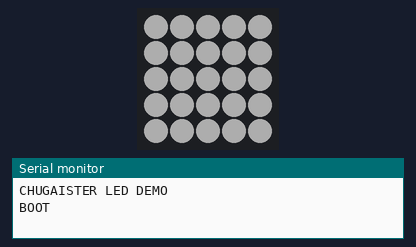
Recording of a sketch running on a simulated Arduino Uno, built with avr-gcc and run on an emulated ATmega328P. Parts: 5×5 RGB LED matrix (first LED top left, wired row by row), the last lines printed to the serial monitor. Dim RGB values are drawn brighter than linear.

Above: at 1.79 s.
At 21.9 s:
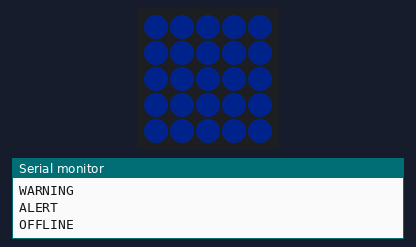
At 25.03 s:
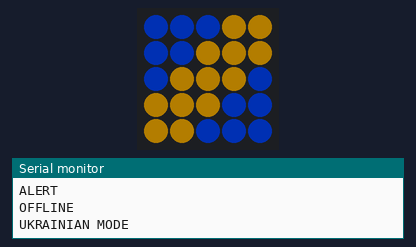
At 26.68 s:
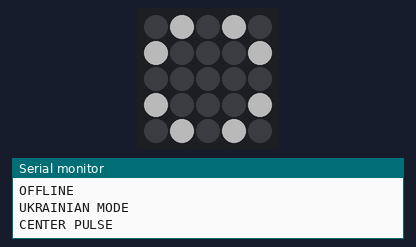
At 28.24 s:
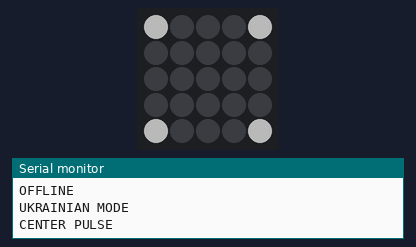
At 39.3 s:
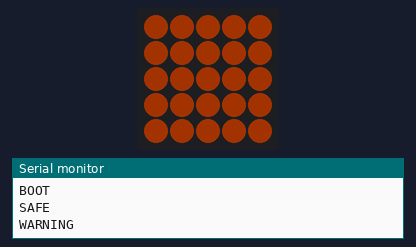

The sketch:

led_demo.ino
```cpp
#include <FastLED.h>

#define LED_PIN 18
#define NUM_LEDS 25
#define WIDTH 5
#define HEIGHT 5

CRGB leds[NUM_LEDS];

// Adjust if your matrix wiring is serpentine differently.
uint16_t XY(uint8_t x, uint8_t y) {
  if (y % 2 == 0) {
    return y * WIDTH + x;
  } else {
    return y * WIDTH + (WIDTH - 1 - x);
  }
}

void clearLeds() {
  fill_solid(leds, NUM_LEDS, CRGB::Black);
  FastLED.show();
}

void showColor(CRGB color, uint8_t brightness = 60) {
  FastLED.setBrightness(brightness);
  fill_solid(leds, NUM_LEDS, color);
  FastLED.show();
}

// 1. BOOT — pixels light one by one
void bootAnimation() {
  clearLeds();
  FastLED.setBrightness(50);

  for (int i = 0; i < NUM_LEDS; i++) {
    leds[i] = CRGB::White;
    FastLED.show();
    delay(45);
  }

  delay(300);

  for (int b = 50; b >= 0; b -= 2) {
    FastLED.setBrightness(b);
    FastLED.show();
    delay(20);
  }

  clearLeds();
}

// 2. SAFE — slow white breathing
void safeBreathing(uint32_t durationMs) {
  uint32_t start = millis();

  while (millis() - start < durationMs) {
    float phase = (millis() % 3000) / 3000.0;
    float wave = (sin(phase * TWO_PI - HALF_PI) + 1.0) / 2.0;

    uint8_t brightness = 12 + wave * 55;

    FastLED.setBrightness(brightness);
    fill_solid(leds, NUM_LEDS, CRGB::White);
    FastLED.show();

    delay(20);
  }
}

// 3. WARNING — amber sweep across the matrix
void warningSweep(uint8_t cycles) {
  FastLED.setBrightness(70);

  for (uint8_t c = 0; c < cycles; c++) {
    for (uint8_t x = 0; x < WIDTH; x++) {
      fill_solid(leds, NUM_LEDS, CRGB(20, 5, 0));

      for (uint8_t y = 0; y < HEIGHT; y++) {
        leds[XY(x, y)] = CRGB(255, 100, 0);
      }

      FastLED.show();
      delay(120);
    }

    for (int x = WIDTH - 2; x > 0; x--) {
      fill_solid(leds, NUM_LEDS, CRGB(20, 5, 0));

      for (uint8_t y = 0; y < HEIGHT; y++) {
        leds[XY(x, y)] = CRGB(255, 100, 0);
      }

      FastLED.show();
      delay(120);
    }
  }

  showColor(CRGB(255, 80, 0), 35);
  delay(700);
}

// 4. ALERT — heartbeat-like red flash
void alertHeartbeat(uint8_t beats) {
  for (uint8_t i = 0; i < beats; i++) {
    showColor(CRGB::Red, 100);
    delay(120);

    showColor(CRGB::Red, 20);
    delay(120);

    showColor(CRGB::Red, 100);
    delay(180);

    showColor(CRGB::Red, 15);
    delay(700);
  }

  showColor(CRGB::Red, 45);
  delay(700);
}

// 5. OFFLINE — blue pixel searches around the perimeter
void offlineSearch(uint8_t loops) {
  const uint8_t path[][2] = {{0, 0}, {1, 0}, {2, 0}, {3, 0}, {4, 0}, {4, 1},
                             {4, 2}, {4, 3}, {4, 4}, {3, 4}, {2, 4}, {1, 4},
                             {0, 4}, {0, 3}, {0, 2}, {0, 1}};

  const uint8_t pathLength = sizeof(path) / sizeof(path[0]);

  FastLED.setBrightness(80);

  for (uint8_t loop = 0; loop < loops; loop++) {
    for (uint8_t i = 0; i < pathLength; i++) {
      fill_solid(leds, NUM_LEDS, CRGB(0, 0, 8));

      uint8_t x = path[i][0];
      uint8_t y = path[i][1];

      leds[XY(x, y)] = CRGB(0, 80, 255);

      FastLED.show();
      delay(90);
    }
  }

  showColor(CRGB(0, 30, 100), 30);
  delay(700);
}

// 6. BLUE/YELLOW wave
void ukrainianWave(uint8_t cycles) {
  FastLED.setBrightness(60);

  for (uint8_t c = 0; c < cycles; c++) {
    for (uint8_t offset = 0; offset < WIDTH + HEIGHT; offset++) {
      for (uint8_t y = 0; y < HEIGHT; y++) {
        for (uint8_t x = 0; x < WIDTH; x++) {

          uint8_t diagonal = (x + y + offset) % 6;

          if (diagonal < 3) {
            leds[XY(x, y)] = CRGB(0, 70, 255);
          } else {
            leds[XY(x, y)] = CRGB(255, 180, 0);
          }
        }
      }

      FastLED.show();
      delay(120);
    }
  }
}

// 7. Center-out pulse
void centerPulse(CRGB color, uint8_t cycles) {
  const uint8_t cx = 2;
  const uint8_t cy = 2;

  FastLED.setBrightness(70);

  for (uint8_t c = 0; c < cycles; c++) {
    for (uint8_t radius = 0; radius <= 4; radius++) {
      fill_solid(leds, NUM_LEDS, CRGB::Black);

      for (uint8_t y = 0; y < HEIGHT; y++) {
        for (uint8_t x = 0; x < WIDTH; x++) {
          uint8_t distance = abs((int)x - cx) + abs((int)y - cy);

          if (distance == radius) {
            leds[XY(x, y)] = color;
          }
        }
      }

      FastLED.show();
      delay(140);
    }
  }
}

void setup() {
  Serial.begin(115200);
  delay(500);

  Serial.println("CHUGAISTER LED DEMO");

  FastLED.addLeds<WS2812B, LED_PIN, GRB>(leds, NUM_LEDS);
  FastLED.setBrightness(50);

  clearLeds();
}

void loop() {
  Serial.println("BOOT");
  bootAnimation();

  Serial.println("SAFE");
  safeBreathing(5000);

  Serial.println("WARNING");
  warningSweep(3);

  Serial.println("ALERT");
  alertHeartbeat(5);

  Serial.println("OFFLINE");
  offlineSearch(3);

  Serial.println("UKRAINIAN MODE");
  ukrainianWave(3);

  Serial.println("CENTER PULSE");
  centerPulse(CRGB::White, 3);

  clearLeds();
  delay(1000);
}
```

Measured:
- what the display in image 1 shows lasts 0.7 s, from 21.8 s to 22.5 s
